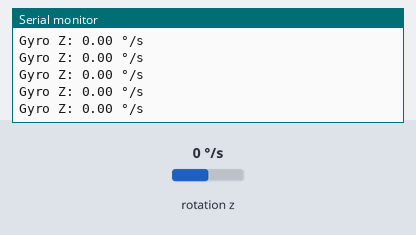
Bench run of a sketch on a simulated ESP32. Shown: the last lines printed to the serial monitor. Wiring (inferred from the names in the program): MPU-9250 motion sensor at I2C address 0x68. The inputs (shaded band) are chosen by the test bench; at power-on: rotation z 0 °/s.

Above: at 1.2 s.
1.3 s: rotation z set to -192 °/s
At 1.56 s:
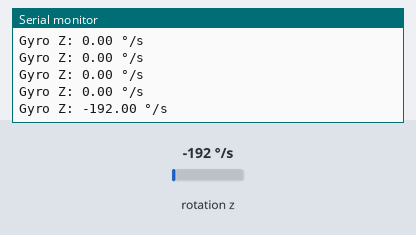
2.8 s: rotation z set to -100 °/s
At 2.97 s:
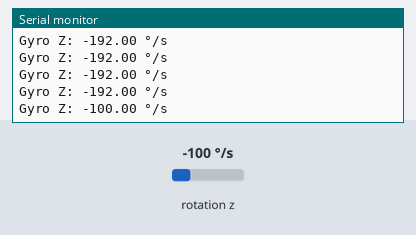
Timing chart, 0 to 5.8 s (numbered marks = the images above; inputs shaded):
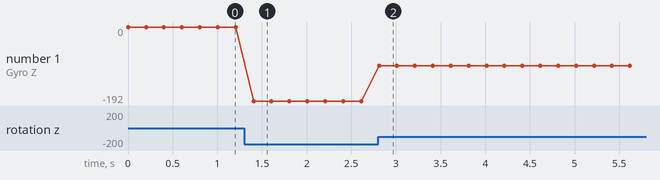

The sketch:

mpu.ino
```cpp
#include <Wire.h>

const int MPU_ADDR = 0x68; // Standard I2C address for MPU-6500/6050

void setup() {
  Serial.begin(115200);

  // Initialize I2C on Pins 4 (SDA) and 15 (SCL)
  Wire.begin(4, 15);

  Serial.println("\n--- MPU-6500 Simple Test (Pins 4/15) ---");

  // Check if MPU is physically connected
  Wire.beginTransmission(MPU_ADDR);
  if (Wire.endTransmission() == 0) {
    Serial.println("[OK] MPU-6500 Detected!");

    // Wake up the MPU (it starts in sleep mode)
    Wire.beginTransmission(MPU_ADDR);
    Wire.write(0x6B); // Power Management register
    Wire.write(0);    // Set to 0 to wake it up
    Wire.endTransmission();
  } else {
    Serial.println("[!!] MPU-6500 NOT FOUND. Check wiring to Pins 4 and 15.");
    while(1); // Stop here if sensor isn't found
  }
}

void loop() {
  // Read Gyroscope Z-axis data
  Wire.beginTransmission(MPU_ADDR);
  Wire.write(0x47); // Gyro Z high byte register
  Wire.endTransmission(false);
  Wire.requestFrom(MPU_ADDR, 2, true);

  if (Wire.available() >= 2) {
    int16_t gz = Wire.read() << 8 | Wire.read();
    float gyroZ = gz / 131.0; // Convert to degrees per second

    Serial.print("Gyro Z: ");
    Serial.print(gyroZ);
    Serial.println(" °/s");
  }

  delay(200);
}
```

Measured:
- after the input at 1.3 s, the serial monitor: prints a new line after 0.11 s (image 1)
- after the input at 2.8 s, the serial monitor: prints a new line at once (image 2)
- plotted number 1: 0 → -192 after the input at 1.3 s, -192 → -100 after the input at 2.8 s
